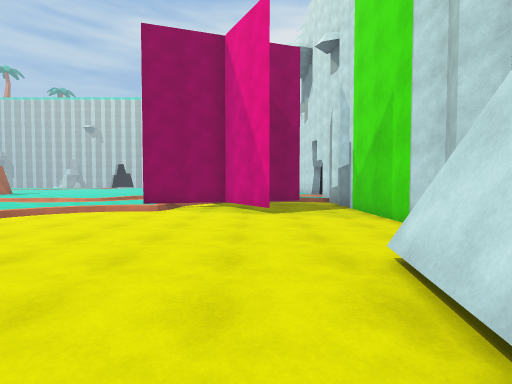
View 1 (above)

24 first-person views from a walk through a 3-D level made in the Unity game engine. The camera is 1.4 m above the floor, tilts 2° down and sees 85° across. The floor is counted in squares, 1.5 m on a side. Each view is taken from the middle of a square. On the plan, view 1 faces up. The plan holds only what a view shows up to about 11 squares ahead; the rest is blank. The place goes on beyond the plan. The player character is not drawn. Surface patterns are stand-ins for the level's own textures.

View 2
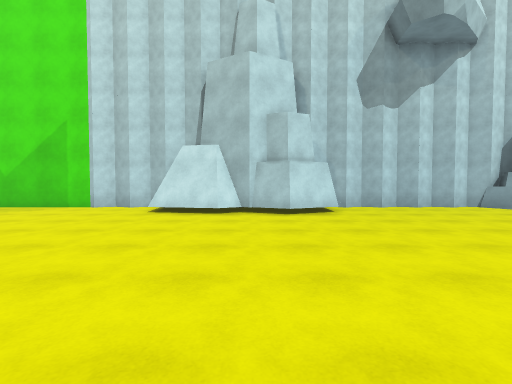

View 3
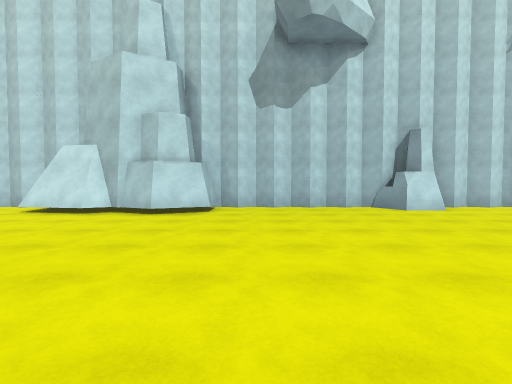

View 4
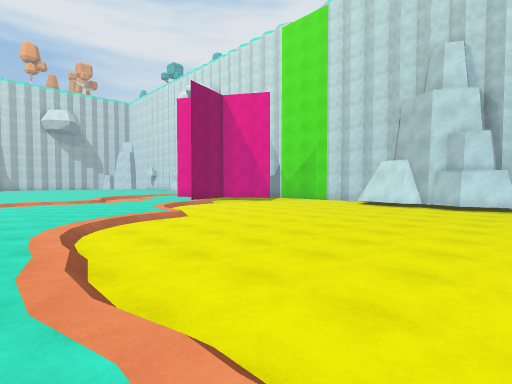

View 5
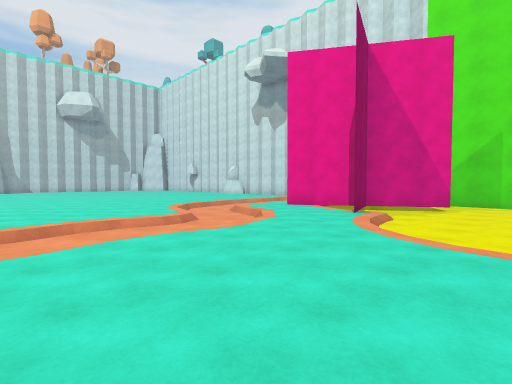

View 6
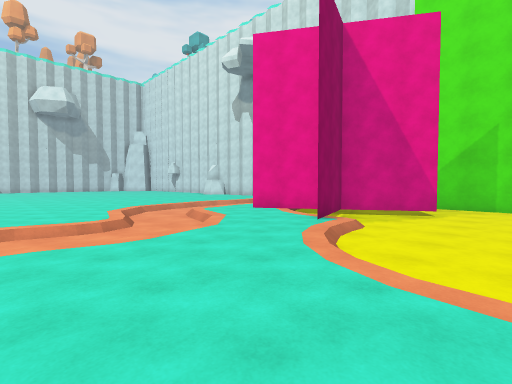

View 7
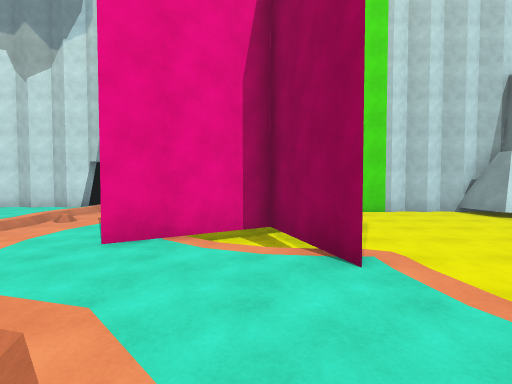

View 8
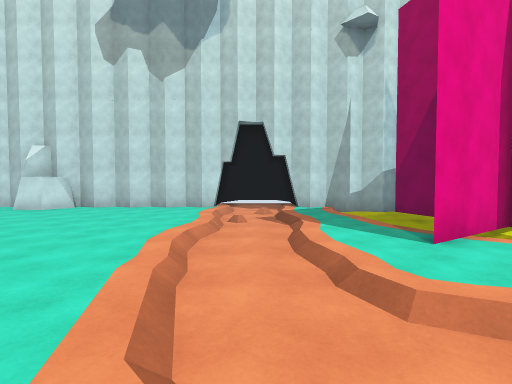

View 9
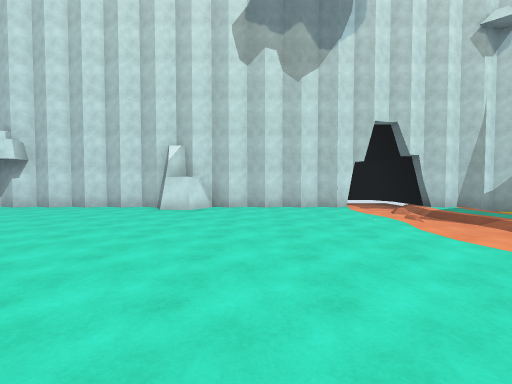

View 10
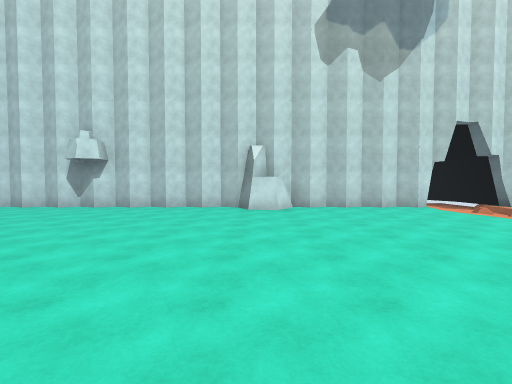

View 11
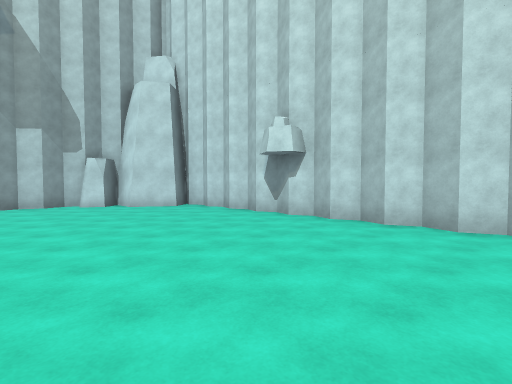

View 12
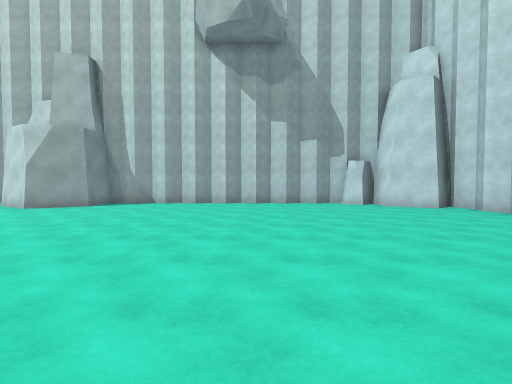

View 13
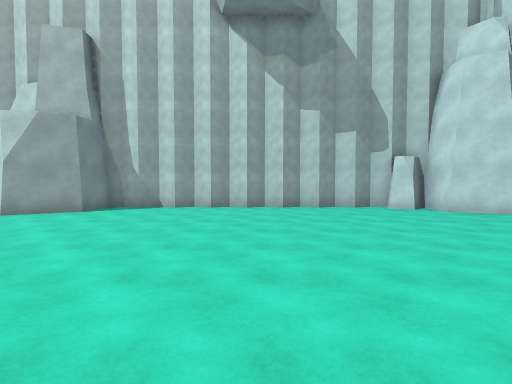

View 14
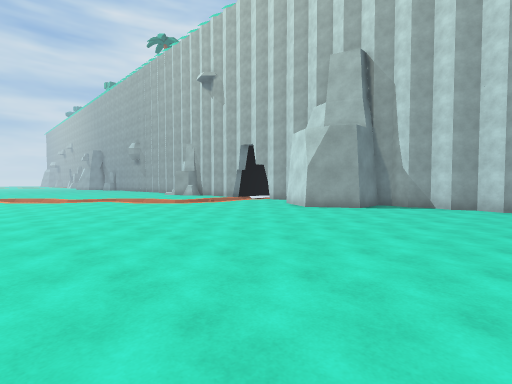

View 15
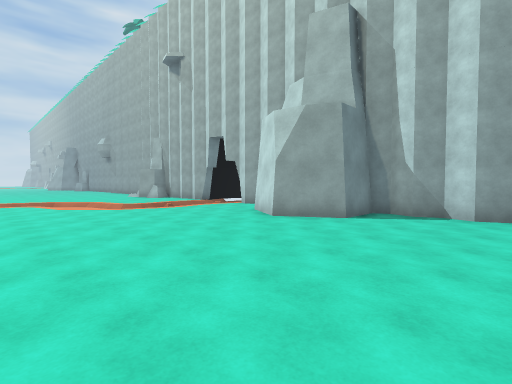

View 16
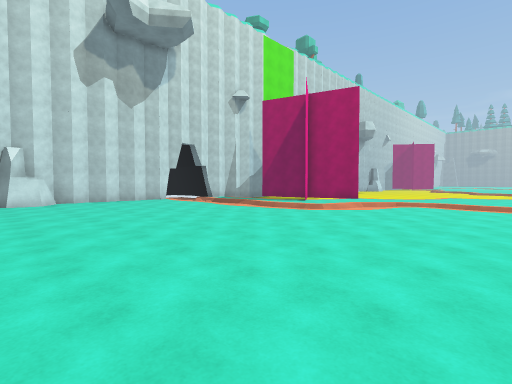

View 17
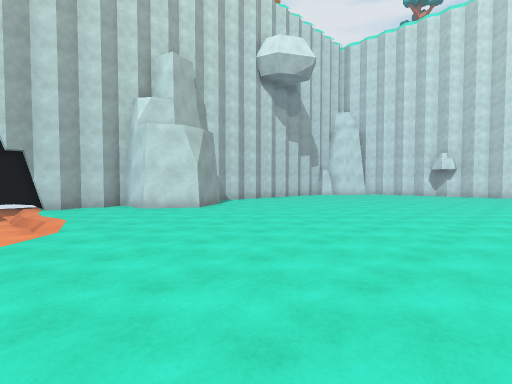

View 18
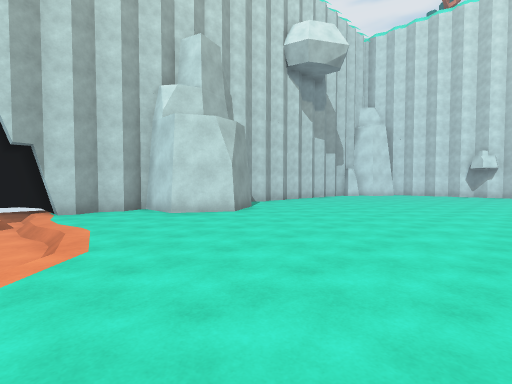

View 19
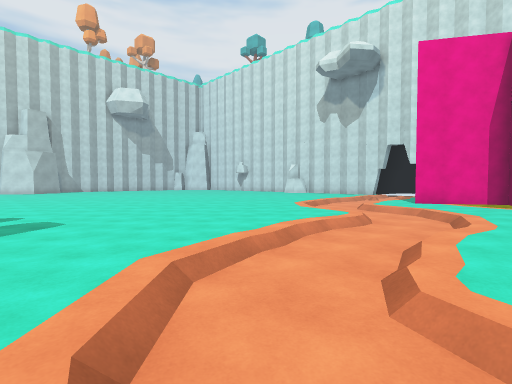

View 20
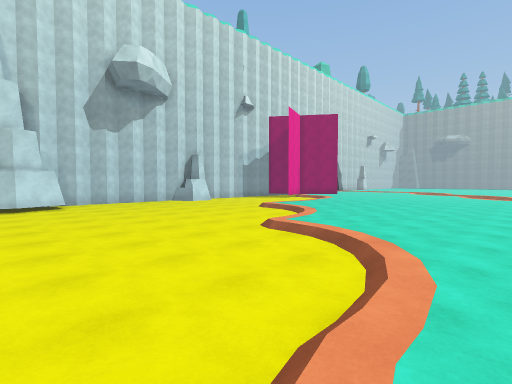

View 21
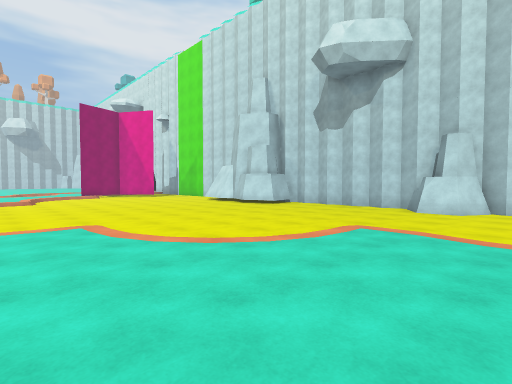

View 22
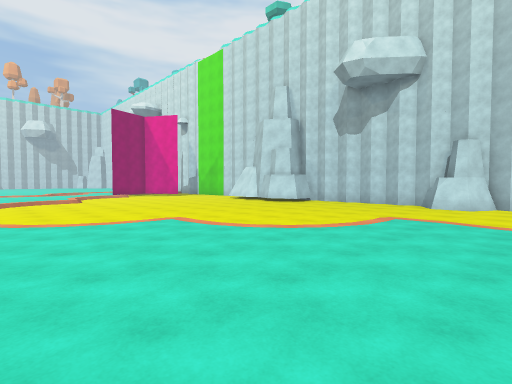

View 23
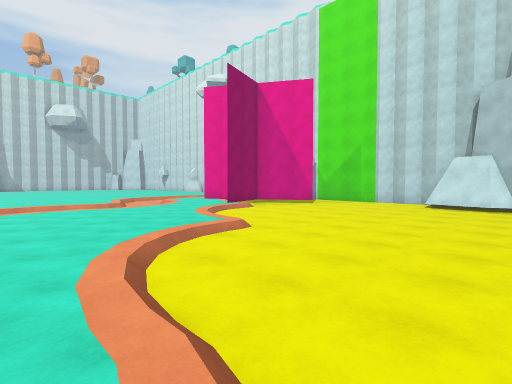

View 24
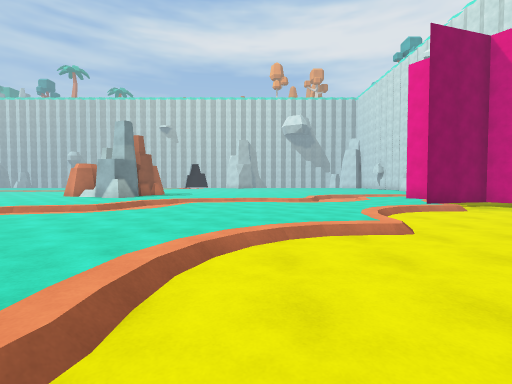

### Floor plan
Key: @ floor where view 1 was taken; # wall or solid block; x gap in a wall; . main floor; - floor 0.25 m lower than the main floor; / step, stairs or slope.
Columns run from 18 left of view 1 to 4 right of it. Each row starts with its distance up from view 1.
 37 ///.#  #.##.###.####
 36 -/..####...........####
 35 -/...##.............###
 34 -/...................##
 33 -/...................##
 32 /....................##
 31 ......................#
 30 .....................##
 29 .....................##
 28 .....................##
 27 ......................#
 26 ......................#
 25        ...............#
 24        ..............##
 23     .. ..............##
 22     .................##
 21     .................##
 20    ..................##
 19    ...................#
 18    .............../..##
 17    ..........//////////
 16    ........./--------/-
 15    ......../--////////#
 14    ......../-/.......##
 13    ..//////--/..#///-##
 12    ./-------/...#-- x##
 11 .../--//////.../####--#
 10 .../ /......../####---#
  9 .//- /.......///--#---#
  8     /......./---------#
  7   //......./----------#
  6   ........./---------##
  5    ......///---------##
  4     ..../-------------#
  3      ../------------###
  2       ./------------#
  1       ./------------#
  0       .-----------@-#
 -1       ./------------#
 -2       ./------------##
 -3       ./-------------##
 -4       ../------------##
 -5       ...///----------#
 -6       ...../---------##
 -7       ...../---------##
 -8       ....../---------#
 -9       .......///----###
-10        ......../----###
-11        ......../-----#
-12        ........------#

Positions as (right, up) in squares from view 1, and headings:
1: (0, 0), facing up
2: (-7, 0), facing right
3: (-7, -4), facing right
4: (-12, -3), facing up-right
5: (-12, 6), facing up-right
6: (-10, 6), facing up-right
7: (-7, 11), facing right
8: (-7, 16), facing right
9: (-7, 21), facing right
10: (-7, 24), facing right
11: (-3, 25), facing up-right
12: (-4, 25), facing up
13: (-5, 27), facing up
14: (-6, 26), facing up-left
15: (-7, 29), facing up-left
16: (-11, 25), facing down-right
17: (-18, 26), facing up-right
18: (-18, 28), facing up-right
19: (-15, 10), facing up-right
20: (-12, 0), facing down-right
21: (-9, -12), facing up-right
22: (-11, -12), facing up-right
23: (-12, 0), facing up-right
24: (-10, 0), facing up
